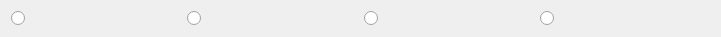
  <widget class="QWidget" name="horizontalLayoutWidget_3">
   <property name="geometry">
    <rect>
     <x>260</x>
     <y>150</y>
     <width>721</width>
     <height>31</height>
    </rect>
   </property>
   <layout class="QHBoxLayout" name="cw2Layout">
    <item>
     <widget class="QRadioButton" name="cw2Ready">
      <property name="sizePolicy">
       <sizepolicy hsizetype="Minimum" vsizetype="Fixed">
        <horstretch>0</horstretch>
        <verstretch>0</verstretch>
       </sizepolicy>
      </property>
      <property name="baseSize">
       <size>
        <width>0</width>
        <height>0</height>
       </size>
      </property>
      <property name="font">
       <font>
        <pointsize>20</pointsize>
       </font>
      </property>
      <property name="text">
       <string/>
      </property>
      <property name="checked">
       <bool>false</bool>
      </property>
     </widget>
    </item>
    <item>
     <widget class="QRadioButton" name="cw2Corrections">
      <property name="sizePolicy">
       <sizepolicy hsizetype="Minimum" vsizetype="Fixed">
        <horstretch>0</horstretch>
        <verstretch>0</verstretch>
       </sizepolicy>
      </property>
      <property name="font">
       <font>
        <pointsize>20</pointsize>
       </font>
      </property>
      <property name="text">
       <string/>
      </property>
      <property name="checked">
       <bool>false</bool>
      </property>
     </widget>
    </item>
    <item>
     <widget class="QRadioButton" name="cw2FirstTime">
      <property name="sizePolicy">
       <sizepolicy hsizetype="Minimum" vsizetype="Fixed">
        <horstretch>0</horstretch>
        <verstretch>0</verstretch>
       </sizepolicy>
      </property>
      <property name="font">
       <font>
        <pointsize>20</pointsize>
       </font>
      </property>
      <property name="text">
       <string/>
      </property>
      <property name="checked">
       <bool>false</bool>
      </property>
     </widget>
    </item>
    <item>
     <widget class="QRadioButton" name="cw2NotReady">
      <property name="sizePolicy">
       <sizepolicy hsizetype="Minimum" vsizetype="Fixed">
        <horstretch>0</horstretch>
        <verstretch>0</verstretch>
       </sizepolicy>
      </property>
      <property name="font">
       <font>
        <pointsize>20</pointsize>
       </font>
      </property>
      <property name="text">
       <string/>
      </property>
      <property name="checked">
       <bool>false</bool>
      </property>
     </widget>
    </item>
   </layout>
  </widget>
